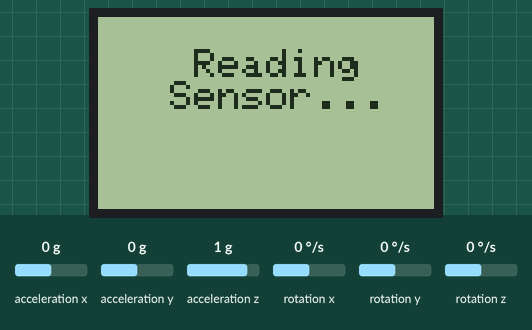
The sketch below on a simulated Arduino Uno, built with avr-gcc and run on an emulated ATmega328P. On the bench: 84×48 one-colour display. The test bench sets the inputs (shaded band); at power-on: acceleration y 0 g, acceleration x 0 g, acceleration z 1 g, rotation x 0 °/s, rotation y 0 °/s, rotation z 0 °/s. The display library's start-up logo is not drawn; random numbers use the default seed unless the sketch sets one; what the sketch prints to the serial monitor is not drawn.

Above: at 2.1 s.
At 12.6 s:
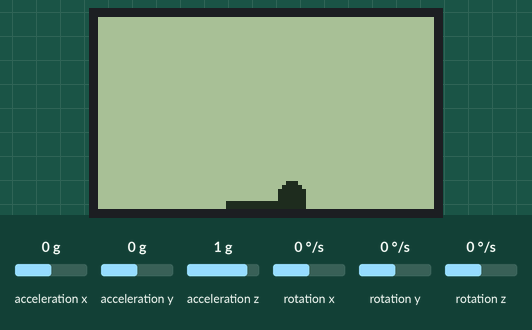
12.7 s: acceleration y set to -1.4 g
At 12.77 s:
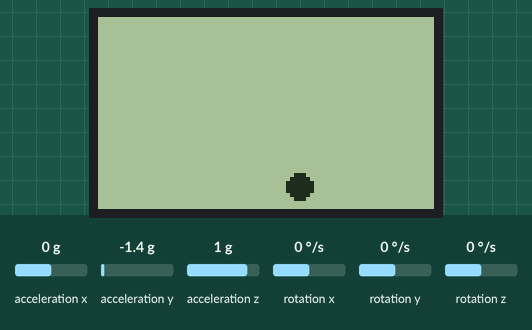
14.5 s: acceleration y set to 0 g
At 14.61 s:
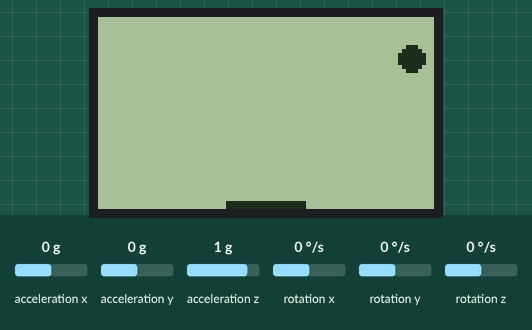
19.6 s: acceleration y set to -0.8 g
At 21.22 s:
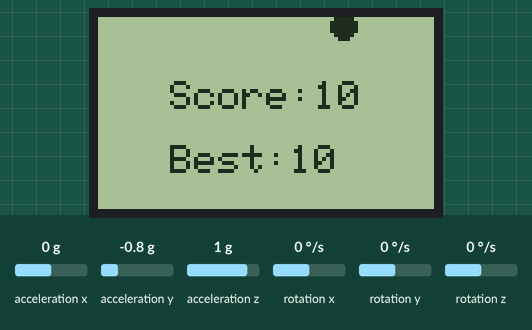

Measured:
- what the display in image 0 shows lasts 4.4 s, from 2.1 s to 6.5 s

The sketch:

PingPong.ino
```cpp
#include "I2Cdev.h"
#include "MPU6050.h"
#include "Wire.h"
#include <SPI.h>
#include <Adafruit_GFX.h>
#include <Adafruit_PCD8544.h>

int buffersize=1000;     //Amount of readings used to average, make it higher to get more precision but sketch will be slower  (default:1000)
int acel_deadzone=8;     //Acelerometer error allowed, make it lower to get more precision, but sketch may not converge  (default:8)

Adafruit_PCD8544 display = Adafruit_PCD8544(7, 6, 5, 4, 3);
MPU6050 accelgyro(0x68);//Creating MPU6050 object

int16_t ax, ay, az;//They stores sensor data.But we use just one axis(Y axis)

int mean_ay,ay_offset=0;

int ready=0;

int LCDcolor = 1;//Black

int boardHeight = 2;//Heihgt of the board:2 pixel
int boardWidth = 20;//Width of the board
int boardPosition;//Stores the start point of the board

int ballPositionX=28;//Initial point for the ball in X axis
int ballPositionY=24;//Initial point for the ball in Y axis

int directionX=1;//Initial direction for the direction X(1 or -1)
int directionY=1;//Initial direction for the direction Y(1 or -1)

int positionXMin=2;//Minimum limit of the game area on X axis
int positionXMax=80;//Maximum limit of the game area on X axis

int positionYMin=2;//Minimum limit of the game area on Y axis
int positionYMax=44;//Maximum limit of the game area on Y axis

int bounceCounter = 0;
int gameSpeed = 100;
int score = 0;
int bestScore = 0;

void setup() {

  Serial.begin(115200);
  Wire.begin();
  accelgyro.initialize();

  //Some required initialize for display part
  display.begin();
  display.setContrast(50);
  display.display(); // show splashscreen
  delay(1000);
  display.clearDisplay();
  //End of display Part

  TWBR = 24;

  //Informing Display
  displayLcd(accelgyro.testConnection() ? "\n\n  Preparing.." : "Something Wrong");//Verify connection
  delay(1000);

  // reset offsets
  accelgyro.setYAccelOffset(ay_offset);

  delay(10);
  displayLcd("\n    Reading \n   Sensor...");
  meanSensors();

  displayLcd("\n  Calculating \n   Offsets..");
  calibration();

  accelgyro.setYAccelOffset(ay_offset);

  displayLcd("\n\n Here we go!!");
  delay(600);

    //End of informing display
}

void loop() {

  testMoveBall();

  if(ballPositionY >= positionYMax){
    directionY = -1;
  }

  if(ballPositionY <= positionYMin){
    directionY = 1;
  }
  if(ballPositionX >= positionXMax){
    directionX = -1;
  }
  if(ballPositionX <= positionXMin){
    directionX = 1;
  }

}


void testMoveBall(){

  //Ball goes straight right-down
  if(directionX == 1 && directionY == 1){
    //End Loop
    for(;ballPositionX<=positionXMax,ballPositionY<=positionYMax;ballPositionX+=2,ballPositionY+=2){

      if((ballPositionY >= positionYMax) && isBounced() == false){restartGame();break;}//If ball isn't bouncing the board,restart the game.

      if(ballPositionX>=positionXMax || ballPositionY >= positionYMax)break;//If ball touches to border,break the loop.

    refreshScreen();
    }//End loop

}//End Moving


  //Ball goes straight right-up
  if(directionX == 1 && directionY == -1){
    //End Loop
    for(;ballPositionX<=positionXMax,ballPositionY>=positionYMin;ballPositionX+=2,ballPositionY-=2){

      if(ballPositionX>=positionXMax || ballPositionY <= positionYMin)break;//If ball is coming to border,break the loop.

    refreshScreen();
  }//End loop

}//End Moving


  //Ball goes straight left-down
  if(directionX == -1 && directionY == 1){
    //End Loop
    for(;ballPositionX>=positionXMin,ballPositionY<=positionYMax;ballPositionX-=2,ballPositionY+=2){

      if((ballPositionY >= positionYMax) && isBounced() == false){restartGame();break;}//If ball is kissing the board,restart the game.

      if(ballPositionX<=positionXMin || ballPositionY >= positionYMax)break;//If ball is coming to border,break the loop.

    refreshScreen();
  }//End loop

}//End Moving

  //Ball goes straight
  if(directionX == -1 && directionY == -1){
    //End Loop
    for(;ballPositionX>=positionXMin,ballPositionY>=positionYMin;ballPositionX-=2,ballPositionY-=2){

      if(ballPositionX<=positionXMin || ballPositionY <= positionYMin)break;//If ball is coming to border,break the loop.

    refreshScreen();
  }//End loop

}//End Moving

}//End MoveTest Function


void refreshScreen(){

    display.fillCircle(ballPositionX,ballPositionY, 3, BLACK);//display.fillCircle(column,row,sizeOfCircle,color)
    refreshBoardPosition();
    display.display();//Display the changes.
    delay(gameSpeed);
    display.clearDisplay();//Clear the display.
  }

void restartGame(){

  String strScore = String(score);
  String strBestScore = String(bestScore);

  displayLcd("\n\n  Game Over!!\n");
  delay(700);
  displayLcd("\n\n   Score:"+strScore+"\n\n   Best:"+strBestScore);
  delay(3000);

  ballPositionX=positionXMin + random(79);
  ballPositionY=positionYMin;
  directionX=1;
  directionY=1;
  gameSpeed = 100;
  score = 0;
}

boolean isBounced(){//Control the touch between board and ball

    if(ballPositionX >= boardPosition && ballPositionX <= boardPosition+boardWidth){

      bounceCounter+=5;
      score+=10;

      if(bestScore <= score){
        bestScore = score;
      }

      if(bounceCounter >= 10 && gameSpeed >= 20 ){
        gameSpeed-=10;
        bounceCounter=0;
        }
      return true;
    }
    else
      return false;
}

void refreshBoardPosition(){

  //Get sensor values
  accelgyro.getAcceleration(&ax, &ay, &az);
  //Draw a board
  boardPosition = map(ay,7000,-7000,0,display.width()-boardWidth);
  display.fillRect(boardPosition, display.height()-boardHeight, boardWidth, boardHeight, LCDcolor);
                  //column, row, rectangle width(px), rectangle height(px), color(1,0);

}

void meanSensors(){
  long i=0,buff_ay=0,buff_gy=0;

  while (i<(buffersize+101)){
    // read raw accel/gyro measurements from device
    accelgyro.getAcceleration(&ax, &ay, &az);

    if (i>100 && i<=(buffersize+100)){ //First 100 measures are discarded
      buff_ay=buff_ay+ay;
    }
    if (i==(buffersize+100)){
      mean_ay=buff_ay/buffersize;
    }
    i++;
    delay(2); //Needed so we don't get repeated measures
  }
}


void calibration(){
  ay_offset=-mean_ay/8;

  while (1){

    accelgyro.setYAccelOffset(ay_offset);

    meanSensors();

    Serial.println("...");


    if (abs(mean_ay)<=acel_deadzone) ready++;
    else ay_offset=ay_offset-mean_ay/acel_deadzone;

    if (ready==1) break;
  }
}


void displayLcd(String str){

  display.clearDisplay();
  display.setTextSize(1);
  display.setTextColor(BLACK);
  display.setCursor(0,0);
  display.println(str);
  display.display();

}
```
